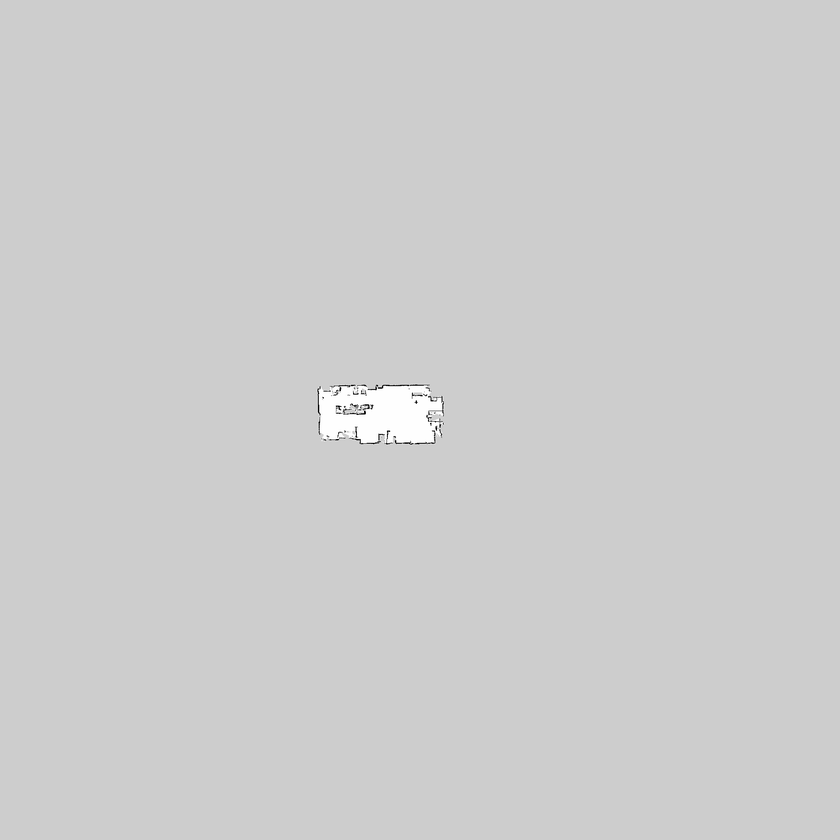
#> input picture ros_alfred/src/alfred_maps/pharos_lab/pharos_lab.pgm, 840 x 840 px, shrunk from 1984 x 1984 before the run, found by its file name
$ python trim_map.py   (Python 2 division)
#> lines starting #> are read from the running program, lines starting #| are printed output that depends on the picture
from PIL import Image

MAP_FILE = "/home/avengineer/alfred_ws/ros_alfred/src/alfred_maps/pharos_lab/pharos_lab.pgm"
OUTPUT   = "/home/avengineer/alfred_ws/ros_alfred/src/alfred_maps/pharos_lab/pharos_lab.png"

def trim(im):
    width = im.size[0]
    height = im.size[1]

    box = [width, width, 0, 0]
    color = im.getpixel((0, 0))

    for y in range(0, height, 10):
        for x in range(min(box[0], width/2)):
            if im.getpixel((x, y)) != color:
                box[0] = x - 25
                break

    for y in range(0, height, 10):
        for x in range(width-1, max(box[2], width/2), -1):
            if im.getpixel((x, y)) != color:
                box[2] = x + 25
                break

    for x in range(0, width, 10):
        for y in range(min(box[1], height/2)):
            if im.getpixel((x, y)) != color:
                box[1] = y - 25
                break

    for x in range(0, width, 10):
        for y in range(height-1, max(box[3], height/2), -1):
            if im.getpixel((x, y)) != color:
                box[3] = y + 25
                break

    x = max(width/2-box[0], box[2]-width/2)
    y = max(height/2-box[1], box[3]-height/2)
    box = [width/2-x, height/2-y, width/2+x, height/2+y]

    return im.crop(box)

def replace_color(im, old_color, new_color):
    for x in range(im.size[0]):
        for y in range(im.size[1]):
            if im.getpixel((x, y)) == old_color:
              im.putpixel((x, y), new_color)

if __name__ == "__main__":
    im = Image.open(MAP_FILE)
#> im is the input picture: PIL image 840x840 L; min 0, max 255, mean 205.2
    crop = trim(im)
#> in trim, `color = im.getpixel((0, 0))`: color = 205
#> in trim, `return im.crop(box)`:
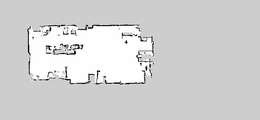
#> returned value: PIL image 260x120 L; min 0, max 255, mean 210.4
    color = im.getpixel((0,0))
#> color = 205
    replace_color(crop, color, 240)
#> after the loop in replace_color, `for x in range(im.size[0]):`:
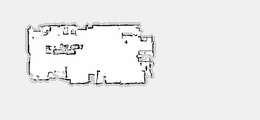
#> im: PIL image 260x120 L; min 0, max 255, mean 236.8

    crop.save(OUTPUT)
